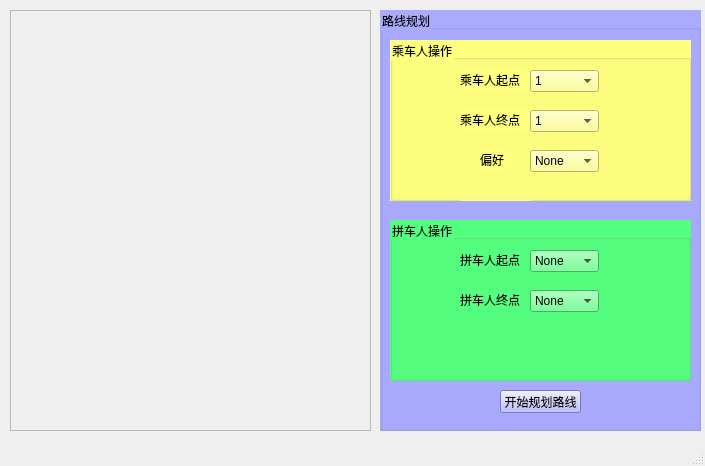
<?xml version="1.0" encoding="UTF-8"?>
<ui version="4.0">
 <class>MainWindow</class>
 <widget class="QMainWindow" name="MainWindow">
  <property name="geometry">
   <rect>
    <x>0</x>
    <y>0</y>
    <width>705</width>
    <height>466</height>
   </rect>
  </property>
  <property name="windowTitle">
   <string>MainWindow</string>
  </property>
  <widget class="QWidget" name="centralWidget">
   <widget class="QGroupBox" name="groupBox_2">
    <property name="geometry">
     <rect>
      <x>380</x>
      <y>10</y>
      <width>321</width>
      <height>421</height>
     </rect>
    </property>
    <property name="styleSheet">
     <string notr="true">background-color: rgb(170, 170, 255);</string>
    </property>
    <property name="title">
     <string>路线规划</string>
    </property>
    <widget class="QGroupBox" name="groupBox">
     <property name="geometry">
      <rect>
       <x>10</x>
       <y>30</y>
       <width>301</width>
       <height>161</height>
      </rect>
     </property>
     <property name="styleSheet">
      <string notr="true">background-color: rgb(255, 255, 127);</string>
     </property>
     <property name="title">
      <string>乘车人操作</string>
     </property>
     <widget class="QLabel" name="label">
      <property name="geometry">
       <rect>
        <x>70</x>
        <y>30</y>
        <width>71</width>
        <height>20</height>
       </rect>
      </property>
      <property name="text">
       <string>乘车人起点</string>
      </property>
     </widget>
     <widget class="QComboBox" name="comboBox">
      <property name="geometry">
       <rect>
        <x>140</x>
        <y>30</y>
        <width>69</width>
        <height>22</height>
       </rect>
      </property>
      <property name="styleSheet">
       <string notr="true"/>
      </property>
      <property name="currentText">
       <string>1</string>
      </property>
      <item>
       <property name="text">
        <string>1</string>
       </property>
      </item>
      <item>
       <property name="text">
        <string>2</string>
       </property>
      </item>
      <item>
       <property name="text">
        <string>3</string>
       </property>
      </item>
      <item>
       <property name="text">
        <string>4</string>
       </property>
      </item>
      <item>
       <property name="text">
        <string>5</string>
       </property>
      </item>
      <item>
       <property name="text">
        <string>6</string>
       </property>
      </item>
      <item>
       <property name="text">
        <string>7</string>
       </property>
      </item>
      <item>
       <property name="text">
        <string>8</string>
       </property>
      </item>
      <item>
       <property name="text">
        <string>9</string>
       </property>
      </item>
      <item>
       <property name="text">
        <string>10</string>
       </property>
      </item>
      <item>
       <property name="text">
        <string>11</string>
       </property>
      </item>
      <item>
       <property name="text">
        <string>12</string>
       </property>
      </item>
      <item>
       <property name="text">
        <string>13</string>
       </property>
      </item>
      <item>
       <property name="text">
        <string>14</string>
       </property>
      </item>
     </widget>
     <widget class="QLabel" name="label_2">
      <property name="geometry">
       <rect>
        <x>70</x>
        <y>70</y>
        <width>71</width>
        <height>20</height>
       </rect>
      </property>
      <property name="text">
       <string>乘车人终点</string>
      </property>
     </widget>
     <widget class="QComboBox" name="comboBox_2">
      <property name="geometry">
       <rect>
        <x>140</x>
        <y>70</y>
        <width>69</width>
        <height>22</height>
       </rect>
      </property>
      <item>
       <property name="text">
        <string>1</string>
       </property>
      </item>
      <item>
       <property name="text">
        <string>2</string>
       </property>
      </item>
      <item>
       <property name="text">
        <string>3</string>
       </property>
      </item>
      <item>
       <property name="text">
        <string>4</string>
       </property>
      </item>
      <item>
       <property name="text">
        <string>5</string>
       </property>
      </item>
      <item>
       <property name="text">
        <string>6</string>
       </property>
      </item>
      <item>
       <property name="text">
        <string>7</string>
       </property>
      </item>
      <item>
       <property name="text">
        <string>8</string>
       </property>
      </item>
      <item>
       <property name="text">
        <string>9</string>
       </property>
      </item>
      <item>
       <property name="text">
        <string>10</string>
       </property>
      </item>
      <item>
       <property name="text">
        <string>11</string>
       </property>
      </item>
      <item>
       <property name="text">
        <string>12</string>
       </property>
      </item>
      <item>
       <property name="text">
        <string>13</string>
       </property>
      </item>
      <item>
       <property name="text">
        <string>14</string>
       </property>
      </item>
     </widget>
     <widget class="QLabel" name="label_3">
      <property name="geometry">
       <rect>
        <x>70</x>
        <y>160</y>
        <width>71</width>
        <height>20</height>
       </rect>
      </property>
      <property name="text">
       <string>乘车人终点</string>
      </property>
     </widget>
     <widget class="QLabel" name="label_6">
      <property name="geometry">
       <rect>
        <x>90</x>
        <y>110</y>
        <width>31</width>
        <height>20</height>
       </rect>
      </property>
      <property name="text">
       <string>偏好</string>
      </property>
     </widget>
     <widget class="QComboBox" name="comboBox_5">
      <property name="geometry">
       <rect>
        <x>140</x>
        <y>110</y>
        <width>69</width>
        <height>22</height>
       </rect>
      </property>
      <item>
       <property name="text">
        <string>None</string>
       </property>
      </item>
      <item>
       <property name="text">
        <string>1</string>
       </property>
      </item>
      <item>
       <property name="text">
        <string>2</string>
       </property>
      </item>
      <item>
       <property name="text">
        <string>3</string>
       </property>
      </item>
      <item>
       <property name="text">
        <string>4</string>
       </property>
      </item>
      <item>
       <property name="text">
        <string>5</string>
       </property>
      </item>
      <item>
       <property name="text">
        <string>6</string>
       </property>
      </item>
      <item>
       <property name="text">
        <string>7</string>
       </property>
      </item>
      <item>
       <property name="text">
        <string>8</string>
       </property>
      </item>
      <item>
       <property name="text">
        <string>9</string>
       </property>
      </item>
      <item>
       <property name="text">
        <string>10</string>
       </property>
      </item>
      <item>
       <property name="text">
        <string>11</string>
       </property>
      </item>
      <item>
       <property name="text">
        <string>12</string>
       </property>
      </item>
      <item>
       <property name="text">
        <string>13</string>
       </property>
      </item>
      <item>
       <property name="text">
        <string>14</string>
       </property>
      </item>
     </widget>
    </widget>
    <widget class="QGroupBox" name="groupBox_3">
     <property name="geometry">
      <rect>
       <x>10</x>
       <y>210</y>
       <width>301</width>
       <height>161</height>
      </rect>
     </property>
     <property name="styleSheet">
      <string notr="true">background-color: rgb(85, 255, 127);</string>
     </property>
     <property name="title">
      <string>拼车人操作</string>
     </property>
     <widget class="QLabel" name="label_4">
      <property name="geometry">
       <rect>
        <x>70</x>
        <y>30</y>
        <width>61</width>
        <height>20</height>
       </rect>
      </property>
      <property name="text">
       <string>拼车人起点</string>
      </property>
     </widget>
     <widget class="QLabel" name="label_5">
      <property name="geometry">
       <rect>
        <x>70</x>
        <y>70</y>
        <width>61</width>
        <height>20</height>
       </rect>
      </property>
      <property name="text">
       <string>拼车人终点</string>
      </property>
     </widget>
     <widget class="QComboBox" name="comboBox_3">
      <property name="geometry">
       <rect>
        <x>140</x>
        <y>30</y>
        <width>69</width>
        <height>22</height>
       </rect>
      </property>
      <item>
       <property name="text">
        <string>None</string>
       </property>
      </item>
      <item>
       <property name="text">
        <string>1</string>
       </property>
      </item>
      <item>
       <property name="text">
        <string>2</string>
       </property>
      </item>
      <item>
       <property name="text">
        <string>3</string>
       </property>
      </item>
      <item>
       <property name="text">
        <string>4</string>
       </property>
      </item>
      <item>
       <property name="text">
        <string>5</string>
       </property>
      </item>
      <item>
       <property name="text">
        <string>6</string>
       </property>
      </item>
      <item>
       <property name="text">
        <string>7</string>
       </property>
      </item>
      <item>
       <property name="text">
        <string>8</string>
       </property>
      </item>
      <item>
       <property name="text">
        <string>9</string>
       </property>
      </item>
      <item>
       <property name="text">
        <string>10</string>
       </property>
      </item>
      <item>
       <property name="text">
        <string>11</string>
       </property>
      </item>
      <item>
       <property name="text">
        <string>12</string>
       </property>
      </item>
      <item>
       <property name="text">
        <string>13</string>
       </property>
      </item>
      <item>
       <property name="text">
        <string>14</string>
       </property>
      </item>
     </widget>
     <widget class="QComboBox" name="comboBox_4">
      <property name="geometry">
       <rect>
        <x>140</x>
        <y>70</y>
        <width>69</width>
        <height>22</height>
       </rect>
      </property>
      <item>
       <property name="text">
        <string>None</string>
       </property>
      </item>
      <item>
       <property name="text">
        <string>1</string>
       </property>
      </item>
      <item>
       <property name="text">
        <string>2</string>
       </property>
      </item>
      <item>
       <property name="text">
        <string>3</string>
       </property>
      </item>
      <item>
       <property name="text">
        <string>4</string>
       </property>
      </item>
      <item>
       <property name="text">
        <string>5</string>
       </property>
      </item>
      <item>
       <property name="text">
        <string>6</string>
       </property>
      </item>
      <item>
       <property name="text">
        <string>7</string>
       </property>
      </item>
      <item>
       <property name="text">
        <string>8</string>
       </property>
      </item>
      <item>
       <property name="text">
        <string>9</string>
       </property>
      </item>
      <item>
       <property name="text">
        <string>10</string>
       </property>
      </item>
      <item>
       <property name="text">
        <string>11</string>
       </property>
      </item>
      <item>
       <property name="text">
        <string>12</string>
       </property>
      </item>
      <item>
       <property name="text">
        <string>13</string>
       </property>
      </item>
      <item>
       <property name="text">
        <string>14</string>
       </property>
      </item>
     </widget>
    </widget>
    <widget class="QPushButton" name="pushButton">
     <property name="geometry">
      <rect>
       <x>120</x>
       <y>380</y>
       <width>81</width>
       <height>23</height>
      </rect>
     </property>
     <property name="text">
      <string>开始规划路线</string>
     </property>
    </widget>
   </widget>
   <widget class="QScrollArea" name="scrollArea">
    <property name="geometry">
     <rect>
      <x>10</x>
      <y>10</y>
      <width>361</width>
      <height>421</height>
     </rect>
    </property>
    <property name="widgetResizable">
     <bool>true</bool>
    </property>
    <widget class="QWidget" name="scrollAreaWidgetContents">
     <property name="geometry">
      <rect>
       <x>0</x>
       <y>0</y>
       <width>359</width>
       <height>419</height>
      </rect>
     </property>
    </widget>
   </widget>
  </widget>
  <widget class="QMenuBar" name="menuBar">
   <property name="geometry">
    <rect>
     <x>0</x>
     <y>0</y>
     <width>705</width>
     <height>23</height>
    </rect>
   </property>
  </widget>
  <widget class="QStatusBar" name="statusBar"/>
 </widget>
 <layoutdefault spacing="6" margin="11"/>
 <resources/>
 <connections/>
</ui>
